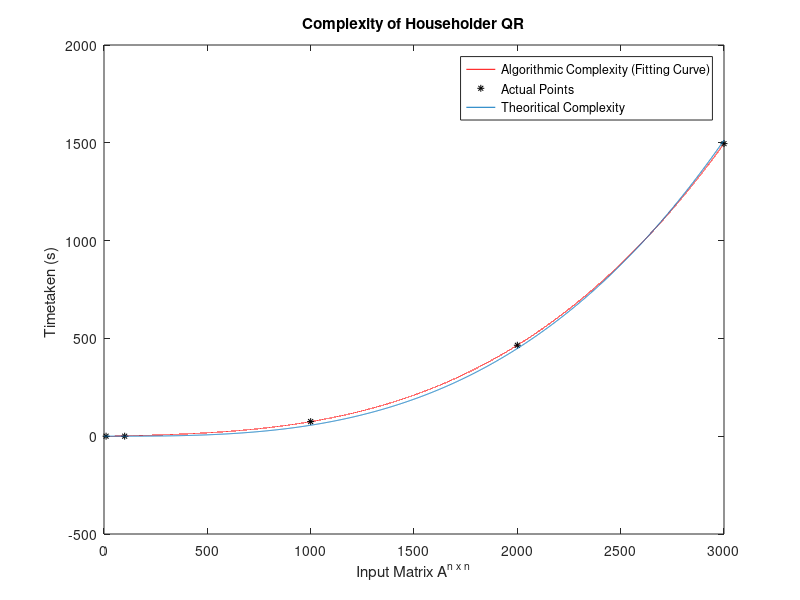

Source code (MATLAB):
clear; clc;
tarr = [0.0250;0.1896;74.6380;465.0581;1495.8253;];
n = [10;100;1000;2000;3000];

data = polyfit(n, tarr, 3);
minDim = min(n);
maxDim = max(n);
datax = [minDim: (maxDim-minDim)/100000:maxDim];
datay = polyval(data, datax);
plot(datax,datay, 'r');
hold on

plot(n, tarr, 'k*', 'MarkerSize', 5);


n = 1:3000;
f = 4*(n.^3) + 11*(n.^2) + 12*(n) + 3;
f = f*(13.995e-9);
plot(n, f);
title('Complexity of Householder QR');
xlabel('Input Matrix A^{n x n}');
ylabel('Timetaken (s) ');
legend('Algorithmic Complexity (Fitting Curve)', 'Actual Points ', 'Theoritical Complexity');